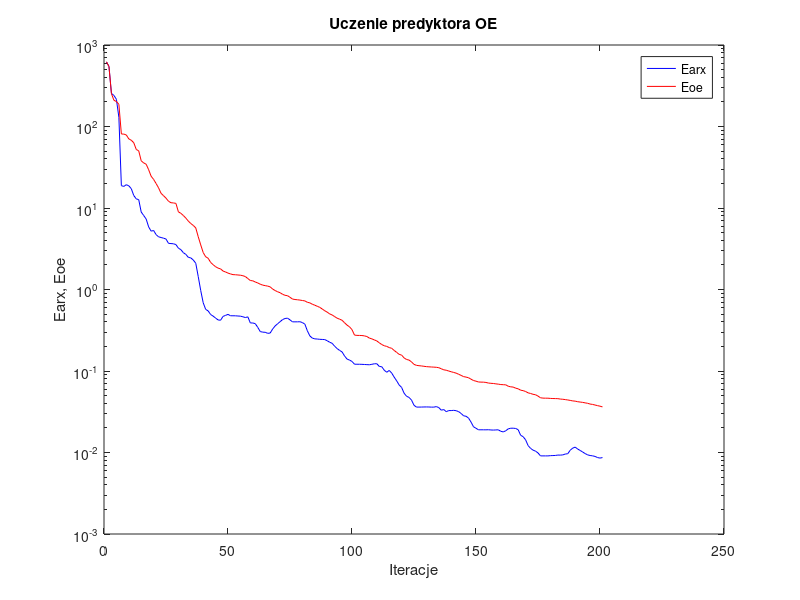
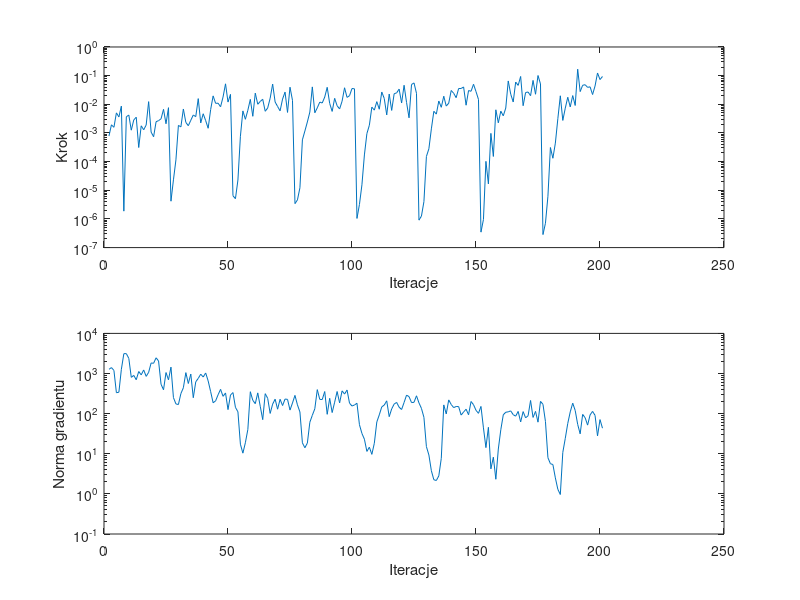

Write the MATLAB code that produced these figures, in order.
%uczenie predyktora oe
clear all;
n=0; farx(n+1)=6.199297e+002; foe(n+1)=6.220255e+002; wspucz(n+1)=0.000000e+000; ng(n+1)=0.000000e+000;
%odnowa zmiennej metryki
n=1; farx(n+1)=5.462500e+002; foe(n+1)=5.446785e+002; krok(n+1)=7.821151e-004; ng(n+1)=1.272727e+003;
n=2; farx(n+1)=2.542983e+002; foe(n+1)=2.527616e+002; krok(n+1)=1.926084e-003; ng(n+1)=1.403854e+003;
n=3; farx(n+1)=2.406519e+002; foe(n+1)=2.099195e+002; krok(n+1)=1.575776e-003; ng(n+1)=1.196682e+003;
n=4; farx(n+1)=2.155836e+002; foe(n+1)=2.025032e+002; krok(n+1)=5.022246e-003; ng(n+1)=3.318076e+002;
n=5; farx(n+1)=1.295126e+002; foe(n+1)=1.873373e+002; krok(n+1)=3.621201e-003; ng(n+1)=3.419904e+002;
n=6; farx(n+1)=1.878592e+001; foe(n+1)=8.092951e+001; krok(n+1)=8.637826e-003; ng(n+1)=1.273432e+003;
n=7; farx(n+1)=1.841252e+001; foe(n+1)=8.071926e+001; krok(n+1)=1.870730e-006; ng(n+1)=3.122320e+003;
n=8; farx(n+1)=1.931665e+001; foe(n+1)=7.871996e+001; krok(n+1)=3.671029e-003; ng(n+1)=3.130196e+003;
n=9; farx(n+1)=1.871878e+001; foe(n+1)=7.042992e+001; krok(n+1)=4.221744e-003; ng(n+1)=2.384140e+003;
n=10; farx(n+1)=1.726695e+001; foe(n+1)=6.780691e+001; krok(n+1)=1.250908e-003; ng(n+1)=8.022874e+002;
n=11; farx(n+1)=1.423610e+001; foe(n+1)=6.322323e+001; krok(n+1)=2.841023e-003; ng(n+1)=8.979312e+002;
n=12; farx(n+1)=1.294816e+001; foe(n+1)=5.230095e+001; krok(n+1)=3.544455e-003; ng(n+1)=6.993626e+002;
n=13; farx(n+1)=1.265657e+001; foe(n+1)=5.026881e+001; krok(n+1)=3.106177e-004; ng(n+1)=1.121412e+003;
n=14; farx(n+1)=8.935562e+000; foe(n+1)=3.795045e+001; krok(n+1)=1.775201e-003; ng(n+1)=9.251838e+002;
n=15; farx(n+1)=8.089141e+000; foe(n+1)=3.574014e+001; krok(n+1)=1.291963e-003; ng(n+1)=1.227229e+003;
n=16; farx(n+1)=7.322317e+000; foe(n+1)=3.445539e+001; krok(n+1)=1.889294e-003; ng(n+1)=8.482835e+002;
n=17; farx(n+1)=5.865261e+000; foe(n+1)=2.949076e+001; krok(n+1)=1.238677e-002; ng(n+1)=1.071327e+003;
n=18; farx(n+1)=5.199422e+000; foe(n+1)=2.455488e+001; krok(n+1)=1.070672e-003; ng(n+1)=1.830811e+003;
n=19; farx(n+1)=5.297468e+000; foe(n+1)=2.243421e+001; krok(n+1)=7.394073e-004; ng(n+1)=1.799484e+003;
n=20; farx(n+1)=4.716098e+000; foe(n+1)=1.997392e+001; krok(n+1)=2.464960e-003; ng(n+1)=2.465082e+003;
n=21; farx(n+1)=4.431910e+000; foe(n+1)=1.767655e+001; krok(n+1)=2.692761e-003; ng(n+1)=2.050799e+003;
n=22; farx(n+1)=4.344963e+000; foe(n+1)=1.514509e+001; krok(n+1)=3.111744e-003; ng(n+1)=5.393914e+002;
n=23; farx(n+1)=4.263475e+000; foe(n+1)=1.416086e+001; krok(n+1)=6.669234e-003; ng(n+1)=3.937269e+002;
n=24; farx(n+1)=4.162391e+000; foe(n+1)=1.320738e+001; krok(n+1)=2.092139e-003; ng(n+1)=1.057124e+003;
n=25; farx(n+1)=3.685376e+000; foe(n+1)=1.210751e+001; krok(n+1)=7.626318e-003; ng(n+1)=6.962908e+002;
%odnowa zmiennej metryki
n=26; farx(n+1)=3.660921e+000; foe(n+1)=1.160831e+001; krok(n+1)=4.161039e-006; ng(n+1)=1.443242e+003;
n=27; farx(n+1)=3.639241e+000; foe(n+1)=1.154040e+001; krok(n+1)=2.314368e-005; ng(n+1)=2.508424e+002;
n=28; farx(n+1)=3.560242e+000; foe(n+1)=1.139132e+001; krok(n+1)=1.151008e-004; ng(n+1)=1.746737e+002;
n=29; farx(n+1)=3.212884e+000; foe(n+1)=8.970641e+000; krok(n+1)=1.835515e-003; ng(n+1)=1.685351e+002;
n=30; farx(n+1)=3.083385e+000; foe(n+1)=8.602482e+000; krok(n+1)=1.629650e-003; ng(n+1)=3.159345e+002;
n=31; farx(n+1)=2.828920e+000; foe(n+1)=8.085694e+000; krok(n+1)=6.854056e-003; ng(n+1)=4.415113e+002;
n=32; farx(n+1)=2.696405e+000; foe(n+1)=7.516622e+000; krok(n+1)=2.332157e-003; ng(n+1)=1.052339e+003;
n=33; farx(n+1)=2.480253e+000; foe(n+1)=6.908278e+000; krok(n+1)=1.790661e-003; ng(n+1)=5.635586e+002;
n=34; farx(n+1)=2.443385e+000; foe(n+1)=6.447613e+000; krok(n+1)=2.774090e-003; ng(n+1)=9.680455e+002;
n=35; farx(n+1)=2.300914e+000; foe(n+1)=6.113715e+000; krok(n+1)=4.235590e-003; ng(n+1)=2.495102e+002;
n=36; farx(n+1)=2.098897e+000; foe(n+1)=5.694094e+000; krok(n+1)=3.709130e-003; ng(n+1)=6.221486e+002;
n=37; farx(n+1)=1.439988e+000; foe(n+1)=4.438364e+000; krok(n+1)=1.578302e-002; ng(n+1)=7.563061e+002;
n=38; farx(n+1)=9.717804e-001; foe(n+1)=3.526818e+000; krok(n+1)=2.237046e-003; ng(n+1)=9.620518e+002;
n=39; farx(n+1)=6.875059e-001; foe(n+1)=2.839180e+000; krok(n+1)=4.678366e-003; ng(n+1)=8.181698e+002;
n=40; farx(n+1)=5.701535e-001; foe(n+1)=2.520988e+000; krok(n+1)=2.684169e-003; ng(n+1)=1.031742e+003;
n=41; farx(n+1)=5.460258e-001; foe(n+1)=2.418295e+000; krok(n+1)=1.457389e-003; ng(n+1)=6.529348e+002;
n=42; farx(n+1)=4.930966e-001; foe(n+1)=2.148575e+000; krok(n+1)=6.543079e-003; ng(n+1)=3.534732e+002;
n=43; farx(n+1)=4.716743e-001; foe(n+1)=2.015889e+000; krok(n+1)=1.966568e-002; ng(n+1)=1.867222e+002;
n=44; farx(n+1)=4.458937e-001; foe(n+1)=1.903615e+000; krok(n+1)=1.082825e-002; ng(n+1)=2.081789e+002;
n=45; farx(n+1)=4.232480e-001; foe(n+1)=1.829991e+000; krok(n+1)=1.091588e-002; ng(n+1)=2.954120e+002;
n=46; farx(n+1)=4.195194e-001; foe(n+1)=1.790928e+000; krok(n+1)=8.202462e-003; ng(n+1)=4.031426e+002;
n=47; farx(n+1)=4.677250e-001; foe(n+1)=1.685078e+000; krok(n+1)=1.793370e-002; ng(n+1)=2.698890e+002;
n=48; farx(n+1)=4.810149e-001; foe(n+1)=1.641064e+000; krok(n+1)=5.180633e-002; ng(n+1)=3.277540e+002;
n=49; farx(n+1)=4.954807e-001; foe(n+1)=1.589531e+000; krok(n+1)=1.196180e-002; ng(n+1)=1.260226e+002;
n=50; farx(n+1)=4.763341e-001; foe(n+1)=1.553639e+000; krok(n+1)=2.219272e-002; ng(n+1)=2.910998e+002;
%odnowa zmiennej metryki
n=51; farx(n+1)=4.760450e-001; foe(n+1)=1.522283e+000; krok(n+1)=6.445420e-006; ng(n+1)=3.351067e+002;
n=52; farx(n+1)=4.756939e-001; foe(n+1)=1.517162e+000; krok(n+1)=5.085796e-006; ng(n+1)=1.432689e+002;
n=53; farx(n+1)=4.727856e-001; foe(n+1)=1.507002e+000; krok(n+1)=2.277085e-005; ng(n+1)=1.112229e+002;
n=54; farx(n+1)=4.709484e-001; foe(n+1)=1.497893e+000; krok(n+1)=7.663457e-004; ng(n+1)=1.729162e+001;
n=55; farx(n+1)=4.626552e-001; foe(n+1)=1.475714e+000; krok(n+1)=5.887869e-003; ng(n+1)=1.034620e+001;
n=56; farx(n+1)=4.528793e-001; foe(n+1)=1.441438e+000; krok(n+1)=2.999882e-003; ng(n+1)=1.879524e+001;
n=57; farx(n+1)=4.618815e-001; foe(n+1)=1.362291e+000; krok(n+1)=6.193383e-003; ng(n+1)=4.028735e+001;
n=58; farx(n+1)=3.889562e-001; foe(n+1)=1.288885e+000; krok(n+1)=1.486332e-002; ng(n+1)=3.520165e+002;
n=59; farx(n+1)=3.883552e-001; foe(n+1)=1.278184e+000; krok(n+1)=3.816075e-003; ng(n+1)=2.148580e+002;
n=60; farx(n+1)=3.808037e-001; foe(n+1)=1.236599e+000; krok(n+1)=2.452306e-002; ng(n+1)=1.770666e+002;
n=61; farx(n+1)=3.429106e-001; foe(n+1)=1.202654e+000; krok(n+1)=1.004449e-002; ng(n+1)=3.290746e+002;
n=62; farx(n+1)=3.047681e-001; foe(n+1)=1.161715e+000; krok(n+1)=1.258748e-002; ng(n+1)=1.525811e+002;
n=63; farx(n+1)=2.997272e-001; foe(n+1)=1.131910e+000; krok(n+1)=1.495979e-002; ng(n+1)=7.089642e+001;
n=64; farx(n+1)=2.985071e-001; foe(n+1)=1.115657e+000; krok(n+1)=5.711090e-003; ng(n+1)=3.145704e+002;
n=65; farx(n+1)=2.899441e-001; foe(n+1)=1.100600e+000; krok(n+1)=7.431661e-003; ng(n+1)=2.411750e+002;
n=66; farx(n+1)=2.921165e-001; foe(n+1)=1.077663e+000; krok(n+1)=1.632237e-002; ng(n+1)=1.012233e+002;
n=67; farx(n+1)=3.274087e-001; foe(n+1)=1.012629e+000; krok(n+1)=5.082412e-002; ng(n+1)=1.725736e+002;
n=68; farx(n+1)=3.569479e-001; foe(n+1)=9.715449e-001; krok(n+1)=1.205272e-002; ng(n+1)=2.292526e+002;
n=69; farx(n+1)=3.798702e-001; foe(n+1)=9.380894e-001; krok(n+1)=8.378898e-003; ng(n+1)=1.290351e+002;
n=70; farx(n+1)=4.027358e-001; foe(n+1)=9.135187e-001; krok(n+1)=5.915528e-003; ng(n+1)=2.280083e+002;
n=71; farx(n+1)=4.273201e-001; foe(n+1)=8.735843e-001; krok(n+1)=1.522640e-002; ng(n+1)=1.591462e+002;
n=72; farx(n+1)=4.408782e-001; foe(n+1)=8.487101e-001; krok(n+1)=2.667694e-002; ng(n+1)=2.309181e+002;
n=73; farx(n+1)=4.450184e-001; foe(n+1)=8.396053e-001; krok(n+1)=5.207429e-003; ng(n+1)=2.268209e+002;
n=74; farx(n+1)=4.239058e-001; foe(n+1)=8.021629e-001; krok(n+1)=3.948745e-002; ng(n+1)=1.227497e+002;
n=75; farx(n+1)=4.012348e-001; foe(n+1)=7.638152e-001; krok(n+1)=1.376894e-002; ng(n+1)=1.842328e+002;
%odnowa zmiennej metryki
n=76; farx(n+1)=4.010226e-001; foe(n+1)=7.534986e-001; krok(n+1)=3.422485e-006; ng(n+1)=2.850950e+002;
n=77; farx(n+1)=4.012274e-001; foe(n+1)=7.483375e-001; krok(n+1)=4.622099e-006; ng(n+1)=1.655164e+002;
n=78; farx(n+1)=4.023371e-001; foe(n+1)=7.416775e-001; krok(n+1)=1.222055e-005; ng(n+1)=1.100751e+002;
n=79; farx(n+1)=3.929570e-001; foe(n+1)=7.328194e-001; krok(n+1)=5.757831e-004; ng(n+1)=1.869509e+001;
n=80; farx(n+1)=3.753527e-001; foe(n+1)=7.245336e-001; krok(n+1)=1.170971e-003; ng(n+1)=1.411705e+001;
n=81; farx(n+1)=3.113335e-001; foe(n+1)=6.967016e-001; krok(n+1)=2.420908e-003; ng(n+1)=1.845130e+001;
n=82; farx(n+1)=2.695174e-001; foe(n+1)=6.856088e-001; krok(n+1)=5.355898e-003; ng(n+1)=6.101250e+001;
n=83; farx(n+1)=2.533025e-001; foe(n+1)=6.595663e-001; krok(n+1)=4.050274e-002; ng(n+1)=9.084256e+001;
n=84; farx(n+1)=2.479650e-001; foe(n+1)=6.415390e-001; krok(n+1)=5.062842e-003; ng(n+1)=1.319579e+002;
n=85; farx(n+1)=2.467728e-001; foe(n+1)=6.224975e-001; krok(n+1)=7.530795e-003; ng(n+1)=3.966592e+002;
n=86; farx(n+1)=2.447514e-001; foe(n+1)=6.036589e-001; krok(n+1)=1.193571e-002; ng(n+1)=2.267529e+002;
n=87; farx(n+1)=2.439488e-001; foe(n+1)=5.766810e-001; krok(n+1)=1.111520e-002; ng(n+1)=2.246811e+002;
n=88; farx(n+1)=2.429843e-001; foe(n+1)=5.489434e-001; krok(n+1)=1.789761e-002; ng(n+1)=3.555462e+002;
n=89; farx(n+1)=2.350679e-001; foe(n+1)=5.275895e-001; krok(n+1)=3.915143e-002; ng(n+1)=9.621347e+001;
n=90; farx(n+1)=2.254250e-001; foe(n+1)=5.016349e-001; krok(n+1)=1.073668e-002; ng(n+1)=2.408746e+002;
n=91; farx(n+1)=2.186718e-001; foe(n+1)=4.871097e-001; krok(n+1)=5.647473e-003; ng(n+1)=1.064062e+002;
n=92; farx(n+1)=2.013681e-001; foe(n+1)=4.650083e-001; krok(n+1)=1.615204e-002; ng(n+1)=1.925876e+002;
n=93; farx(n+1)=1.885303e-001; foe(n+1)=4.448086e-001; krok(n+1)=8.891335e-003; ng(n+1)=3.561567e+002;
n=94; farx(n+1)=1.789298e-001; foe(n+1)=4.326131e-001; krok(n+1)=6.884742e-003; ng(n+1)=1.852335e+002;
n=95; farx(n+1)=1.713598e-001; foe(n+1)=4.190501e-001; krok(n+1)=1.280341e-002; ng(n+1)=3.696067e+002;
n=96; farx(n+1)=1.528418e-001; foe(n+1)=3.906292e-001; krok(n+1)=3.774616e-002; ng(n+1)=3.074150e+002;
n=97; farx(n+1)=1.401422e-001; foe(n+1)=3.654903e-001; krok(n+1)=1.740861e-002; ng(n+1)=3.880626e+002;
n=98; farx(n+1)=1.362072e-001; foe(n+1)=3.484961e-001; krok(n+1)=2.000182e-002; ng(n+1)=1.822357e+002;
n=99; farx(n+1)=1.309584e-001; foe(n+1)=3.217190e-001; krok(n+1)=3.559767e-002; ng(n+1)=1.548679e+002;
n=100; farx(n+1)=1.211692e-001; foe(n+1)=2.758937e-001; krok(n+1)=3.469665e-002; ng(n+1)=1.640032e+002;
%odnowa zmiennej metryki
n=101; farx(n+1)=1.210717e-001; foe(n+1)=2.734828e-001; krok(n+1)=1.041164e-006; ng(n+1)=1.814833e+002;
n=102; farx(n+1)=1.209851e-001; foe(n+1)=2.731368e-001; krok(n+1)=3.197003e-006; ng(n+1)=5.299683e+001;
n=103; farx(n+1)=1.206922e-001; foe(n+1)=2.724632e-001; krok(n+1)=1.552186e-005; ng(n+1)=3.213902e+001;
n=104; farx(n+1)=1.202522e-001; foe(n+1)=2.698086e-001; krok(n+1)=1.711903e-004; ng(n+1)=2.305265e+001;
n=105; farx(n+1)=1.197353e-001; foe(n+1)=2.648284e-001; krok(n+1)=9.490714e-004; ng(n+1)=1.144396e+001;
n=106; farx(n+1)=1.192500e-001; foe(n+1)=2.534822e-001; krok(n+1)=1.860699e-003; ng(n+1)=1.458156e+001;
n=107; farx(n+1)=1.208102e-001; foe(n+1)=2.479551e-001; krok(n+1)=7.981858e-003; ng(n+1)=9.658708e+000;
n=108; farx(n+1)=1.226072e-001; foe(n+1)=2.407052e-001; krok(n+1)=6.255325e-003; ng(n+1)=1.824571e+001;
n=109; farx(n+1)=1.229171e-001; foe(n+1)=2.339022e-001; krok(n+1)=1.238474e-002; ng(n+1)=6.195512e+001;
n=110; farx(n+1)=1.137538e-001; foe(n+1)=2.219018e-001; krok(n+1)=6.727259e-003; ng(n+1)=9.323254e+001;
n=111; farx(n+1)=1.129116e-001; foe(n+1)=2.112079e-001; krok(n+1)=2.690904e-002; ng(n+1)=1.474135e+002;
n=112; farx(n+1)=1.022880e-001; foe(n+1)=2.041301e-001; krok(n+1)=1.603572e-002; ng(n+1)=1.634136e+002;
n=113; farx(n+1)=9.652298e-002; foe(n+1)=2.004598e-001; krok(n+1)=4.267031e-003; ng(n+1)=2.084562e+002;
n=114; farx(n+1)=1.015972e-001; foe(n+1)=1.939285e-001; krok(n+1)=2.284436e-002; ng(n+1)=8.407644e+001;
n=115; farx(n+1)=9.446505e-002; foe(n+1)=1.898793e-001; krok(n+1)=6.118798e-003; ng(n+1)=1.312337e+002;
n=116; farx(n+1)=8.412815e-002; foe(n+1)=1.788368e-001; krok(n+1)=2.340953e-002; ng(n+1)=1.734766e+002;
n=117; farx(n+1)=7.582323e-002; foe(n+1)=1.693661e-001; krok(n+1)=2.502768e-002; ng(n+1)=1.902231e+002;
n=118; farx(n+1)=6.746689e-002; foe(n+1)=1.600792e-001; krok(n+1)=3.393376e-002; ng(n+1)=1.444378e+002;
n=119; farx(n+1)=6.292277e-002; foe(n+1)=1.567530e-001; krok(n+1)=1.109636e-002; ng(n+1)=1.268634e+002;
n=120; farx(n+1)=5.341828e-002; foe(n+1)=1.448564e-001; krok(n+1)=4.616585e-002; ng(n+1)=1.896854e+002;
n=121; farx(n+1)=4.896261e-002; foe(n+1)=1.383947e-001; krok(n+1)=1.153579e-002; ng(n+1)=2.894848e+002;
n=122; farx(n+1)=4.742955e-002; foe(n+1)=1.362041e-001; krok(n+1)=3.376031e-003; ng(n+1)=2.650922e+002;
n=123; farx(n+1)=4.395349e-002; foe(n+1)=1.293291e-001; krok(n+1)=4.904612e-002; ng(n+1)=1.887231e+002;
n=124; farx(n+1)=3.796141e-002; foe(n+1)=1.206251e-001; krok(n+1)=5.576355e-002; ng(n+1)=1.915402e+002;
n=125; farx(n+1)=3.607465e-002; foe(n+1)=1.172997e-001; krok(n+1)=2.421456e-002; ng(n+1)=2.785500e+002;
%odnowa zmiennej metryki
n=126; farx(n+1)=3.607672e-002; foe(n+1)=1.161811e-001; krok(n+1)=9.073718e-007; ng(n+1)=1.853196e+002;
n=127; farx(n+1)=3.611238e-002; foe(n+1)=1.153641e-001; krok(n+1)=1.258158e-006; ng(n+1)=1.351911e+002;
n=128; farx(n+1)=3.620087e-002; foe(n+1)=1.142466e-001; krok(n+1)=4.029352e-006; ng(n+1)=8.095357e+001;
n=129; farx(n+1)=3.623073e-002; foe(n+1)=1.131568e-001; krok(n+1)=1.509285e-004; ng(n+1)=1.507968e+001;
n=130; farx(n+1)=3.617797e-002; foe(n+1)=1.125293e-001; krok(n+1)=2.808967e-004; ng(n+1)=9.321827e+000;
n=131; farx(n+1)=3.603919e-002; foe(n+1)=1.120076e-001; krok(n+1)=1.389400e-003; ng(n+1)=3.779680e+000;
n=132; farx(n+1)=3.603595e-002; foe(n+1)=1.115506e-001; krok(n+1)=5.699196e-003; ng(n+1)=2.250656e+000;
n=133; farx(n+1)=3.658668e-002; foe(n+1)=1.110447e-001; krok(n+1)=4.546520e-003; ng(n+1)=2.154157e+000;
n=134; farx(n+1)=3.556924e-002; foe(n+1)=1.097528e-001; krok(n+1)=1.301252e-002; ng(n+1)=2.812783e+000;
n=135; farx(n+1)=3.306061e-002; foe(n+1)=1.065344e-001; krok(n+1)=7.859971e-003; ng(n+1)=7.675605e+000;
n=136; farx(n+1)=3.364832e-002; foe(n+1)=1.034195e-001; krok(n+1)=1.915230e-002; ng(n+1)=1.650795e+002;
n=137; farx(n+1)=3.169850e-002; foe(n+1)=1.022083e-001; krok(n+1)=8.669283e-003; ng(n+1)=9.822014e+001;
n=138; farx(n+1)=3.269176e-002; foe(n+1)=9.994000e-002; krok(n+1)=1.095618e-002; ng(n+1)=2.200530e+002;
n=139; farx(n+1)=3.269932e-002; foe(n+1)=9.793671e-002; krok(n+1)=3.039298e-002; ng(n+1)=1.688067e+002;
n=140; farx(n+1)=3.291434e-002; foe(n+1)=9.599058e-002; krok(n+1)=2.421456e-002; ng(n+1)=1.412947e+002;
n=141; farx(n+1)=3.257774e-002; foe(n+1)=9.416114e-002; krok(n+1)=1.703693e-002; ng(n+1)=1.505795e+002;
n=142; farx(n+1)=3.172422e-002; foe(n+1)=9.118483e-002; krok(n+1)=3.559767e-002; ng(n+1)=1.498754e+002;
n=143; farx(n+1)=3.012708e-002; foe(n+1)=8.836583e-002; krok(n+1)=3.556534e-002; ng(n+1)=9.216651e+001;
n=144; farx(n+1)=2.821487e-002; foe(n+1)=8.528560e-002; krok(n+1)=4.034388e-002; ng(n+1)=1.099710e+002;
n=145; farx(n+1)=2.783151e-002; foe(n+1)=8.421671e-002; krok(n+1)=9.299198e-003; ng(n+1)=1.290180e+002;
n=146; farx(n+1)=2.641893e-002; foe(n+1)=8.262245e-002; krok(n+1)=3.022871e-002; ng(n+1)=9.377208e+001;
n=147; farx(n+1)=2.359319e-002; foe(n+1)=7.933410e-002; krok(n+1)=2.847603e-002; ng(n+1)=2.007124e+002;
n=148; farx(n+1)=2.067761e-002; foe(n+1)=7.641574e-002; krok(n+1)=5.005537e-002; ng(n+1)=1.670623e+002;
n=149; farx(n+1)=1.982674e-002; foe(n+1)=7.500982e-002; krok(n+1)=2.779047e-002; ng(n+1)=1.207921e+002;
n=150; farx(n+1)=1.899477e-002; foe(n+1)=7.335413e-002; krok(n+1)=1.477175e-002; ng(n+1)=1.018148e+002;
%odnowa zmiennej metryki
n=151; farx(n+1)=1.899516e-002; foe(n+1)=7.304455e-002; krok(n+1)=3.462610e-007; ng(n+1)=1.512621e+002;
n=152; farx(n+1)=1.899398e-002; foe(n+1)=7.298348e-002; krok(n+1)=9.528103e-007; ng(n+1)=4.418565e+001;
n=153; farx(n+1)=1.897926e-002; foe(n+1)=7.238389e-002; krok(n+1)=1.022356e-004; ng(n+1)=1.421959e+001;
n=154; farx(n+1)=1.902922e-002; foe(n+1)=7.115915e-002; krok(n+1)=1.666649e-005; ng(n+1)=4.562703e+001;
n=155; farx(n+1)=1.890192e-002; foe(n+1)=7.061957e-002; krok(n+1)=9.676040e-004; ng(n+1)=4.201655e+000;
n=156; farx(n+1)=1.884170e-002; foe(n+1)=7.029027e-002; krok(n+1)=1.514081e-004; ng(n+1)=8.218428e+000;
n=157; farx(n+1)=1.892420e-002; foe(n+1)=6.955878e-002; krok(n+1)=6.428545e-003; ng(n+1)=2.316030e+000;
n=158; farx(n+1)=1.898276e-002; foe(n+1)=6.895744e-002; krok(n+1)=2.260446e-003; ng(n+1)=1.313596e+001;
n=159; farx(n+1)=1.820758e-002; foe(n+1)=6.820384e-002; krok(n+1)=5.770731e-003; ng(n+1)=3.966051e+001;
n=160; farx(n+1)=1.789566e-002; foe(n+1)=6.792693e-002; krok(n+1)=3.966104e-003; ng(n+1)=9.354981e+001;
n=161; farx(n+1)=1.848412e-002; foe(n+1)=6.765603e-002; krok(n+1)=7.399282e-003; ng(n+1)=1.082919e+002;
n=162; farx(n+1)=1.951620e-002; foe(n+1)=6.502988e-002; krok(n+1)=6.533169e-002; ng(n+1)=1.109016e+002;
n=163; farx(n+1)=1.985545e-002; foe(n+1)=6.395274e-002; krok(n+1)=2.252562e-002; ng(n+1)=1.170722e+002;
n=164; farx(n+1)=1.987435e-002; foe(n+1)=6.351417e-002; krok(n+1)=1.204622e-002; ng(n+1)=9.424495e+001;
n=165; farx(n+1)=1.972336e-002; foe(n+1)=6.156026e-002; krok(n+1)=5.985461e-002; ng(n+1)=8.653258e+001;
n=166; farx(n+1)=1.904170e-002; foe(n+1)=6.049258e-002; krok(n+1)=4.568872e-002; ng(n+1)=1.135643e+002;
n=167; farx(n+1)=1.628002e-002; foe(n+1)=5.815442e-002; krok(n+1)=9.359461e-002; ng(n+1)=6.215111e+001;
n=168; farx(n+1)=1.563198e-002; foe(n+1)=5.743629e-002; krok(n+1)=8.928204e-003; ng(n+1)=1.123590e+002;
n=169; farx(n+1)=1.431453e-002; foe(n+1)=5.603208e-002; krok(n+1)=2.580064e-002; ng(n+1)=7.870234e+001;
n=170; farx(n+1)=1.216245e-002; foe(n+1)=5.395797e-002; krok(n+1)=2.680031e-002; ng(n+1)=8.836534e+001;
n=171; farx(n+1)=1.124633e-002; foe(n+1)=5.300432e-002; krok(n+1)=2.000182e-002; ng(n+1)=2.129467e+002;
n=172; farx(n+1)=1.069205e-002; foe(n+1)=5.177813e-002; krok(n+1)=6.827250e-002; ng(n+1)=8.049725e+001;
n=173; farx(n+1)=1.039553e-002; foe(n+1)=5.114377e-002; krok(n+1)=2.243356e-002; ng(n+1)=1.137118e+002;
n=174; farx(n+1)=9.874962e-003; foe(n+1)=4.923943e-002; krok(n+1)=1.011122e-001; ng(n+1)=6.132277e+001;
n=175; farx(n+1)=9.092999e-003; foe(n+1)=4.694217e-002; krok(n+1)=5.131089e-002; ng(n+1)=2.018835e+002;
%odnowa zmiennej metryki
n=176; farx(n+1)=9.089490e-003; foe(n+1)=4.648293e-002; krok(n+1)=2.846871e-007; ng(n+1)=1.709955e+002;
n=177; farx(n+1)=9.087701e-003; foe(n+1)=4.639969e-002; krok(n+1)=7.056750e-007; ng(n+1)=6.396525e+001;
n=178; farx(n+1)=9.085769e-003; foe(n+1)=4.638659e-002; krok(n+1)=6.182960e-006; ng(n+1)=7.976198e+000;
n=179; farx(n+1)=9.147571e-003; foe(n+1)=4.609185e-002; krok(n+1)=3.106177e-004; ng(n+1)=5.651287e+000;
n=180; farx(n+1)=9.173029e-003; foe(n+1)=4.595779e-002; krok(n+1)=1.309881e-004; ng(n+1)=5.389662e+000;
n=181; farx(n+1)=9.199317e-003; foe(n+1)=4.587712e-002; krok(n+1)=4.430569e-004; ng(n+1)=2.504788e+000;
n=182; farx(n+1)=9.303503e-003; foe(n+1)=4.578882e-002; krok(n+1)=3.151553e-003; ng(n+1)=1.298636e+000;
n=183; farx(n+1)=9.286096e-003; foe(n+1)=4.525971e-002; krok(n+1)=1.980819e-002; ng(n+1)=9.652267e-001;
n=184; farx(n+1)=9.346857e-003; foe(n+1)=4.500986e-002; krok(n+1)=2.739044e-003; ng(n+1)=1.080390e+001;
n=185; farx(n+1)=9.572955e-003; foe(n+1)=4.457599e-002; krok(n+1)=7.366454e-003; ng(n+1)=2.422375e+001;
n=186; farx(n+1)=9.666736e-003; foe(n+1)=4.412168e-002; krok(n+1)=1.761298e-002; ng(n+1)=5.711645e+001;
n=187; farx(n+1)=1.066705e-002; foe(n+1)=4.356331e-002; krok(n+1)=8.108299e-003; ng(n+1)=1.107538e+002;
n=188; farx(n+1)=1.132008e-002; foe(n+1)=4.296348e-002; krok(n+1)=2.015462e-002; ng(n+1)=1.823860e+002;
n=189; farx(n+1)=1.164229e-002; foe(n+1)=4.266355e-002; krok(n+1)=9.096510e-003; ng(n+1)=1.199504e+002;
n=190; farx(n+1)=1.101842e-002; foe(n+1)=4.199687e-002; krok(n+1)=1.677326e-001; ng(n+1)=5.393758e+001;
n=191; farx(n+1)=1.060256e-002; foe(n+1)=4.160759e-002; krok(n+1)=2.779047e-002; ng(n+1)=3.139854e+001;
n=192; farx(n+1)=1.013589e-002; foe(n+1)=4.120730e-002; krok(n+1)=4.614317e-002; ng(n+1)=9.568398e+001;
n=193; farx(n+1)=9.710413e-003; foe(n+1)=4.066590e-002; krok(n+1)=4.818488e-002; ng(n+1)=7.930065e+001;
n=194; farx(n+1)=9.358600e-003; foe(n+1)=4.016472e-002; krok(n+1)=3.899737e-002; ng(n+1)=5.178320e+001;
n=195; farx(n+1)=9.186767e-003; foe(n+1)=3.932308e-002; krok(n+1)=4.069805e-002; ng(n+1)=9.297705e+001;
n=196; farx(n+1)=9.101768e-003; foe(n+1)=3.889892e-002; krok(n+1)=2.191235e-002; ng(n+1)=1.137135e+002;
n=197; farx(n+1)=8.951820e-003; foe(n+1)=3.824911e-002; krok(n+1)=4.346837e-002; ng(n+1)=9.065006e+001;
n=198; farx(n+1)=8.672250e-003; foe(n+1)=3.759249e-002; krok(n+1)=1.237945e-001; ng(n+1)=2.790489e+001;
n=199; farx(n+1)=8.539837e-003; foe(n+1)=3.701767e-002; krok(n+1)=7.301859e-002; ng(n+1)=7.101464e+001;
n=200; farx(n+1)=8.665856e-003; foe(n+1)=3.626543e-002; krok(n+1)=9.326940e-002; ng(n+1)=4.337687e+001;

figure; semilogy(farx,'b'); hold on; semilogy(foe,'r'); xlabel('Iteracje'); ylabel('Earx, Eoe'); legend('Earx','Eoe'); title('Uczenie predyktora OE');
figure; subplot(2,1,1); semilogy(krok); xlabel('Iteracje'); ylabel('Krok');
subplot(2,1,2); semilogy(ng); xlabel('Iteracje'); ylabel('Norma gradientu');
Earx=farx(n+1)
Eoe=foe(n+1)
